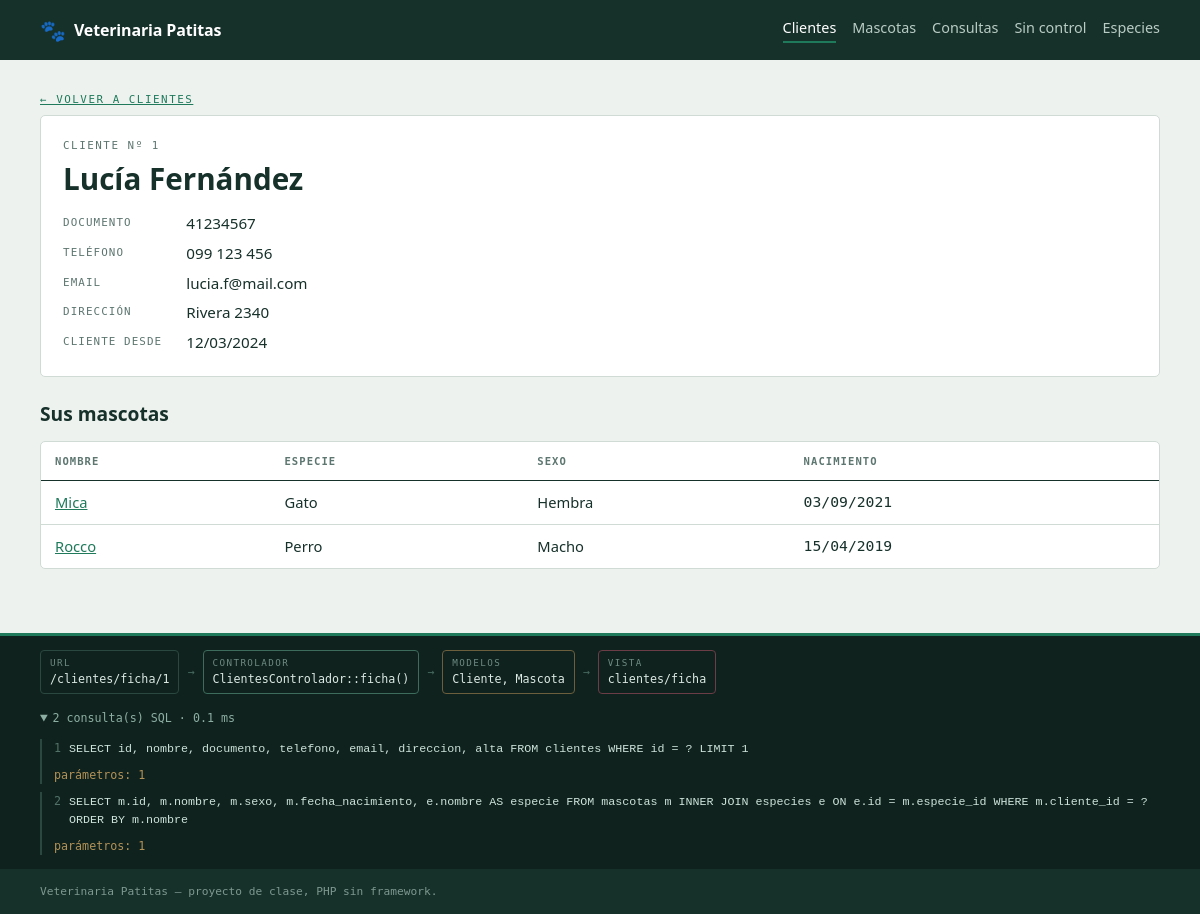
/clientes/ficha/1, run on the app's committed database.
### tables this page shows
CREATE TABLE clientes (
    id         INT UNSIGNED AUTO_INCREMENT PRIMARY KEY,
    nombre     VARCHAR(100) NOT NULL,
    documento  VARCHAR(20)  NOT NULL,
    telefono   VARCHAR(30)  NULL,
    email      VARCHAR(120) NULL,
    direccion  VARCHAR(150) NULL,
    alta       DATE         NOT NULL,

    CONSTRAINT uq_clientes_documento UNIQUE (documento),
    INDEX idx_clientes_nombre (nombre)
);

CREATE TABLE mascotas (
    id              INT UNSIGNED AUTO_INCREMENT PRIMARY KEY,
    nombre          VARCHAR(60)  NOT NULL,
    fecha_nacimiento DATE        NULL,
    sexo            ENUM('M','H') NOT NULL,
    peso_kg         DECIMAL(5,2) NULL,
    cliente_id      INT UNSIGNED NOT NULL,
    especie_id      INT UNSIGNED NOT NULL,

    CONSTRAINT fk_mascotas_cliente
        FOREIGN KEY (cliente_id) REFERENCES clientes(id)
        ON DELETE CASCADE  ON UPDATE CASCADE,

    CONSTRAINT fk_mascotas_especie
        FOREIGN KEY (especie_id) REFERENCES especies(id)
        ON DELETE RESTRICT ON UPDATE CASCADE,

    INDEX idx_mascotas_nombre (nombre)
);

CREATE TABLE especies (
    id              INT UNSIGNED AUTO_INCREMENT PRIMARY KEY,
    nombre          VARCHAR(40)  NOT NULL,
    esperanza_vida  TINYINT UNSIGNED NULL COMMENT 'Años de vida promedio',

    CONSTRAINT uq_especies_nombre UNIQUE (nombre)
);

### app/nucleo/Controlador.php (called while the page is built, shortened)
<?php
abstract class Controlador
{
    protected function modelo($nombre)
    {
        return new $nombre();
    }
    protected function vista($vista, array $datos = [])
    {
        $archivo = RUTA_APP . '/vistas/' . $vista . '.php';
        extract($datos);
        require RUTA_APP . '/vistas/plantilla/cabecera.php';
        require $archivo;
        require RUTA_APP . '/vistas/plantilla/pie.php';
    }
}

### app/controladores/ClientesControlador.php (called while the page is built, shortened)
<?php
class ClientesControlador extends Controlador
{
    public function ficha($id = null)
    {
        $cliente = $this->modelo('Cliente');
        $datos   = $cliente->buscarPorId($id);
        $this->vista('clientes/ficha', [
            'titulo'   => $datos['nombre'],
            'cliente'  => $datos,
            'mascotas' => $this->modelo('Mascota')->porCliente($datos['id']),
        ]);
    }
}

### app/nucleo/Router.php (called while the page is built, shortened)
<?php
class Router
{
    private $accionPorDefecto      = 'index';
    public function despachar($url)
    {
        $url = trim($url, '/');
        $segmentos = $url === '' ? [] : explode('/', $url);
        $nombreAccion = isset($segmentos[1]) && $segmentos[1] !== ''
            ? $segmentos[1] : $this->accionPorDefecto;
        $parametros = array_slice($segmentos, 2);
        $metodo = lcfirst(str_replace(' ', '', ucwords(str_replace('-', ' ', $nombreAccion))));
        $instancia = new $clase();
        call_user_func_array([$instancia, $metodo], $parametros);
    }
}

### public/index.php (called while the page is built, shortened)
<?php
spl_autoload_register(function ($clase) {
    foreach (['nucleo', 'modelos', 'controladores'] as $carpeta) {
        $archivo = RUTA_APP . '/' . $carpeta . '/' . $clase . '.php';
        if (file_exists($archivo)) {
            return;
        }
    }
});
require_once RUTA_APP . '/nucleo/helpers.php';
if (isset($_GET['url'])) {
    $ruta = $_GET['url'];
} else {
    $ruta = parse_url($_SERVER['REQUEST_URI'], PHP_URL_PATH);
    if (BASE_URL !== '' && strpos($ruta, BASE_URL) === 0) {
        $ruta = substr($ruta, strlen(BASE_URL));
    }
}
$ruta = trim($ruta, '/');
$router = new Router();
$router->despachar($ruta);

### app/nucleo/helpers.php (called while the page is built, shortened)
<?php
function e($texto)
{
    return htmlspecialchars((string) $texto, ENT_QUOTES, 'UTF-8');
}
function url($ruta = '')
{
    return BASE_URL . '/' . ltrim($ruta, '/');
}
function fecha($fechaSql, $porDefecto = '—')
{
    $d = date_create($fechaSql);
    return $d ? $d->format('d/m/Y') : $porDefecto;
}

### app/nucleo/Database.php (called while the page is built, shortened)
<?php
class Database
{
    private static $instancia = null;
    public static function conexion()
    {
        if (self::$instancia === null) {
            $dsn = 'mysql:host=' . DB_HOST
                 . ';dbname='    . DB_NOMBRE
                 . ';charset='   . DB_CHARSET;
            $opciones = [
                PDO::ATTR_ERRMODE            => PDO::ERRMODE_EXCEPTION,
                PDO::ATTR_DEFAULT_FETCH_MODE => PDO::FETCH_ASSOC,
                PDO::ATTR_EMULATE_PREPARES   => false,
            ];
            try {
                self::$instancia = new PDO($dsn, DB_USUARIO, DB_PASSWORD, $opciones);
            } catch (PDOException $e) {
                if (MODO_DEBUG) {
                    die('<h1>No se pudo conectar a la base de datos</h1>'
                      . '<p>' . htmlspecialchars($e->getMessage()) . '</p>'
                      . '<p>Revisá que MySQL esté encendido y que hayas corrido '
                      . '<code>02_dcl.sql</code> para crear el usuario <code>vet_app</code>.</p>');
                }
                die('Servicio no disponible.');
            }
        }
        return self::$instancia;
    }
}

### app/nucleo/Modelo.php (called while the page is built, shortened)
<?php
abstract class Modelo
{
    protected $db;
    public function __construct()
    {
        $this->db = Database::conexion();
    }
    protected function consulta($sql, array $parametros = [])
    {
        $sentencia = $this->db->prepare($sql);
        $sentencia->execute($parametros);
        return $sentencia;
    }
}

### app/modelos/Cliente.php (called while the page is built, shortened)
<?php
class Cliente extends Modelo
{
    public function buscarPorId($id)
    {
        $sql = "SELECT id, nombre, documento, telefono, email, direccion, alta
                FROM clientes
                WHERE id = ?
                LIMIT 1";
        $fila = $this->consulta($sql, [(int) $id])->fetch();
        return $fila === false ? null : $fila;
    }
}

### app/modelos/Mascota.php (called while the page is built, shortened)
<?php
class Mascota extends Modelo
{
    public function porCliente($clienteId)
    {
        $sql = "SELECT  m.id,
                        m.nombre,
                        m.sexo,
                        m.fecha_nacimiento,
                        e.nombre AS especie
                FROM mascotas m
                INNER JOIN especies e ON e.id = m.especie_id
                WHERE m.cliente_id = ?
                ORDER BY m.nombre";
        return $this->consulta($sql, [(int) $clienteId])->fetchAll();
    }
}

### app/vistas/clientes/ficha.php (the view, shortened to what this page needs)
<p class="rotulo"><a href="<?= url('clientes') ?>">← Volver a clientes</a></p>
<div class="tarjeta">
    <p class="rotulo">Cliente nº <?= (int) $cliente['id'] ?></p>
    <h1><?= e($cliente['nombre']) ?></h1>
    <dl class="datos">
        <dt>Documento</dt><dd><?= e($cliente['documento']) ?></dd>
        <dt>Teléfono</dt><dd><?= e($cliente['telefono']) ?: '—' ?></dd>
        <dt>Email</dt><dd><?= e($cliente['email']) ?: '—' ?></dd>
        <dt>Dirección</dt><dd><?= e($cliente['direccion']) ?: '—' ?></dd>
        <dt>Cliente desde</dt><dd><?= fecha($cliente['alta']) ?></dd>
    </dl>
</div>
<h2>Sus mascotas</h2>
<?php if (empty($mascotas)): ?>
    <p class="ayuda">Este cliente todavía no tiene mascotas registradas.</p>
<?php else: ?>
<div class="tabla-caja">
    <table>
        <thead><tr><th>Nombre</th><th>Especie</th><th>Sexo</th><th>Nacimiento</th></tr></thead>
        <tbody>
        <?php foreach ($mascotas as $m): ?>
            <tr>
                <td><a href="<?= url('mascotas/ficha/' . $m['id']) ?>"><?= e($m['nombre']) ?></a></td>
                <td><?= e($m['especie']) ?></td>
                <td><?= $m['sexo'] === 'M' ? 'Macho' : 'Hembra' ?></td>
                <td class="num"><?= fecha($m['fecha_nacimiento']) ?></td>
            </tr>
        <?php endforeach; ?>
        </tbody>
    </table>
</div>
<?php endif; ?>

### public/css/estilos.css (style rules this page uses)
:root { --fondo: #eef2ef; --tarjeta: #ffffff; --tinta: #16302a; --suave: #5d7670; --linea: #cfdbd4; --verde: #1f7a5c; --verde-cl: #ddefe6; --ambar: #a06a12; --ambar-cl: #fbf0d9; --rojo: #a8362c; --rojo-cl: #f8e4e1; --mono: "SFMono-Regular", "DejaVu Sans Mono", Consolas, monospace; --sans: system-ui, -apple-system, "Segoe UI", Roboto, sans-serif; --sp: 8px; }
*, *::before, *::after { box-sizing: border-box; }
body { margin: 0; background: var(--fondo); color: var(--tinta); font-family: var(--sans); font-size: 16px; line-height: 1.55; }
a { color: var(--verde); }
h1 { font-size: 1.85rem; margin: 0 0 16px; line-height: 1.2; }
h2 { font-size: 1.2rem; margin: 0 0 12px; }
.rotulo { font-family: var(--mono); font-size: 0.68rem; letter-spacing: 0.14em; text-transform: uppercase; color: var(--suave); margin: 0 0 6px; }
.tarjeta { background: var(--tarjeta); border: 1px solid var(--linea); border-radius: 5px; padding: 22px; margin-bottom: 22px; }
.tabla-caja { overflow-x: auto; background: var(--tarjeta); border: 1px solid var(--linea); border-radius: 5px; margin-bottom: 16px; }
table { width: 100%; border-collapse: collapse; font-size: 0.92rem; }
thead th { font-family: var(--mono); font-size: 0.66rem; letter-spacing: 0.1em; text-transform: uppercase; text-align: left; color: var(--suave); padding: 11px 14px; border-bottom: 1px solid var(--tinta); white-space: nowrap; }
tbody td { padding: 10px 14px; border-bottom: 1px solid var(--linea); vertical-align: top; }
tbody tr:last-child td { border-bottom: 0; }
.num { font-family: var(--mono); font-variant-numeric: tabular-nums; white-space: nowrap; }
.datos { display: grid; grid-template-columns: max-content 1fr; gap: 6px 24px; margin: 0; font-size: 0.95rem; }
.datos dt { font-family: var(--mono); font-size: 0.68rem; letter-spacing: 0.1em; text-transform: uppercase; color: var(--suave); padding-top: 3px; }
.datos dd { margin: 0; }

### data on the page
clientes: id "1", nombre "Lucía Fernández", documento "41234567", telefono "099 123 456", email "lucia.f@mail.com", direccion "Rivera 2340", alta "12/03/2024"
mascotas: nombre "Mica", especie.nombre "Gato", sexo "Hembra", fecha_nacimiento "03/09/2021"
mascotas: nombre "Rocco", especie.nombre "Perro", sexo "Macho", fecha_nacimiento "15/04/2019"

### other printed values
APP_NOMBRE "Veterinaria Patitas"
Traza::$url "/clientes/ficha/1"
Traza::$controlador "ClientesControlador"
Traza::$accion "ficha"
e(implode(', ', array_keys(Modelo::$usados))) ?: '(ninguno)' "Cliente, Mascota"
Traza::$vista "clientes/ficha"
count(Database::$consultas) "2"
Traza::milisegundos() "0.1"
preg_replace('/\s+/', ' ', $c['sql']) "SELECT id, nombre, documento, telefono, email, direccion, alta FROM clientes WHERE id = ? LIMIT 1"
implode(' | ', array_map('strval', $c['parametros'])) "1"
preg_replace('/\s+/', ' ', $c['sql']) "SELECT m.id, m.nombre, m.sexo, m.fecha_nacimiento, e.nombre AS especie FROM mascotas m INNER JOIN especies e ON e.id = m.especie_id WHERE m.cliente_id = ? ORDER BY m.nombre"
